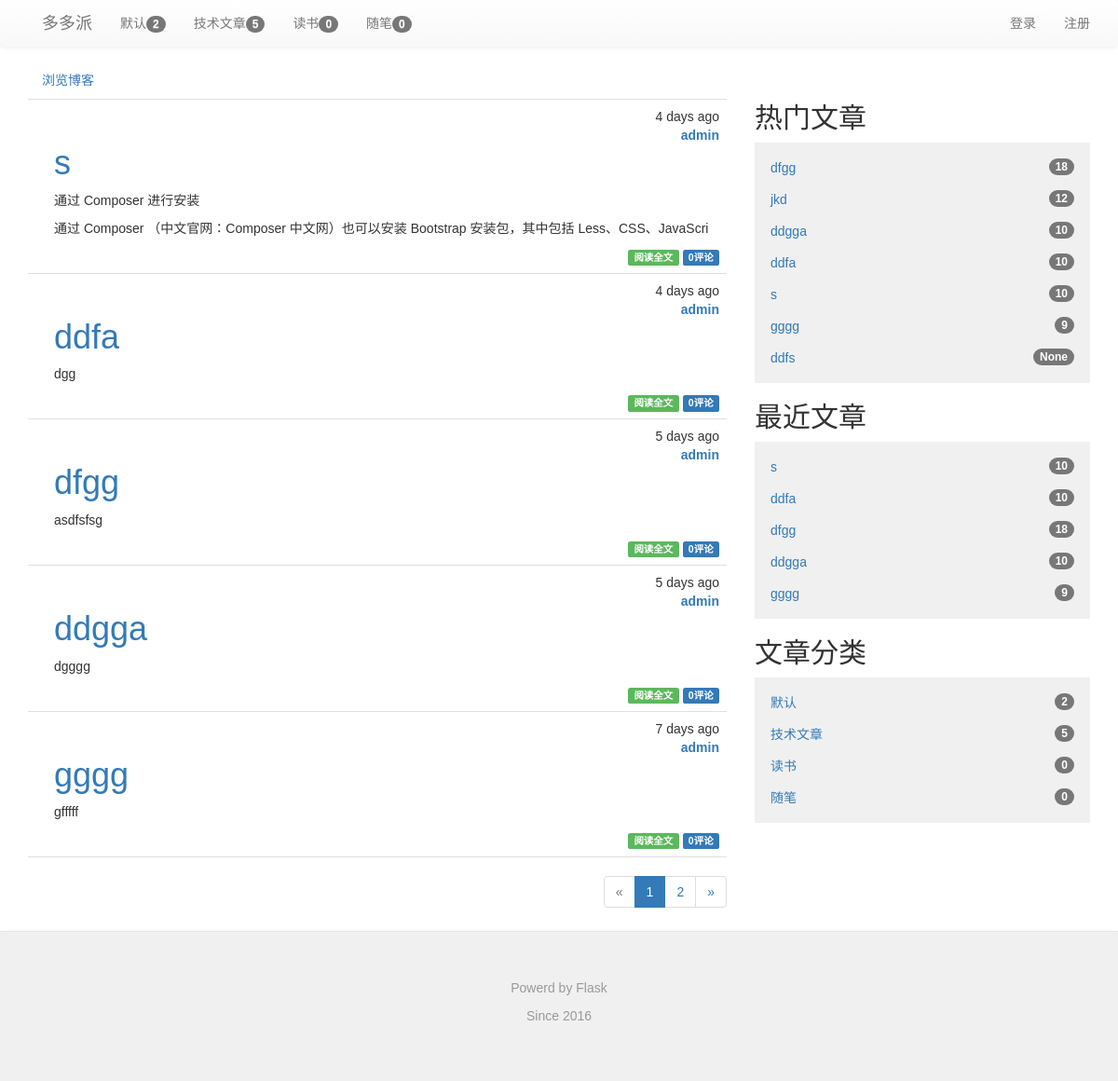
Before: / with the older database file.
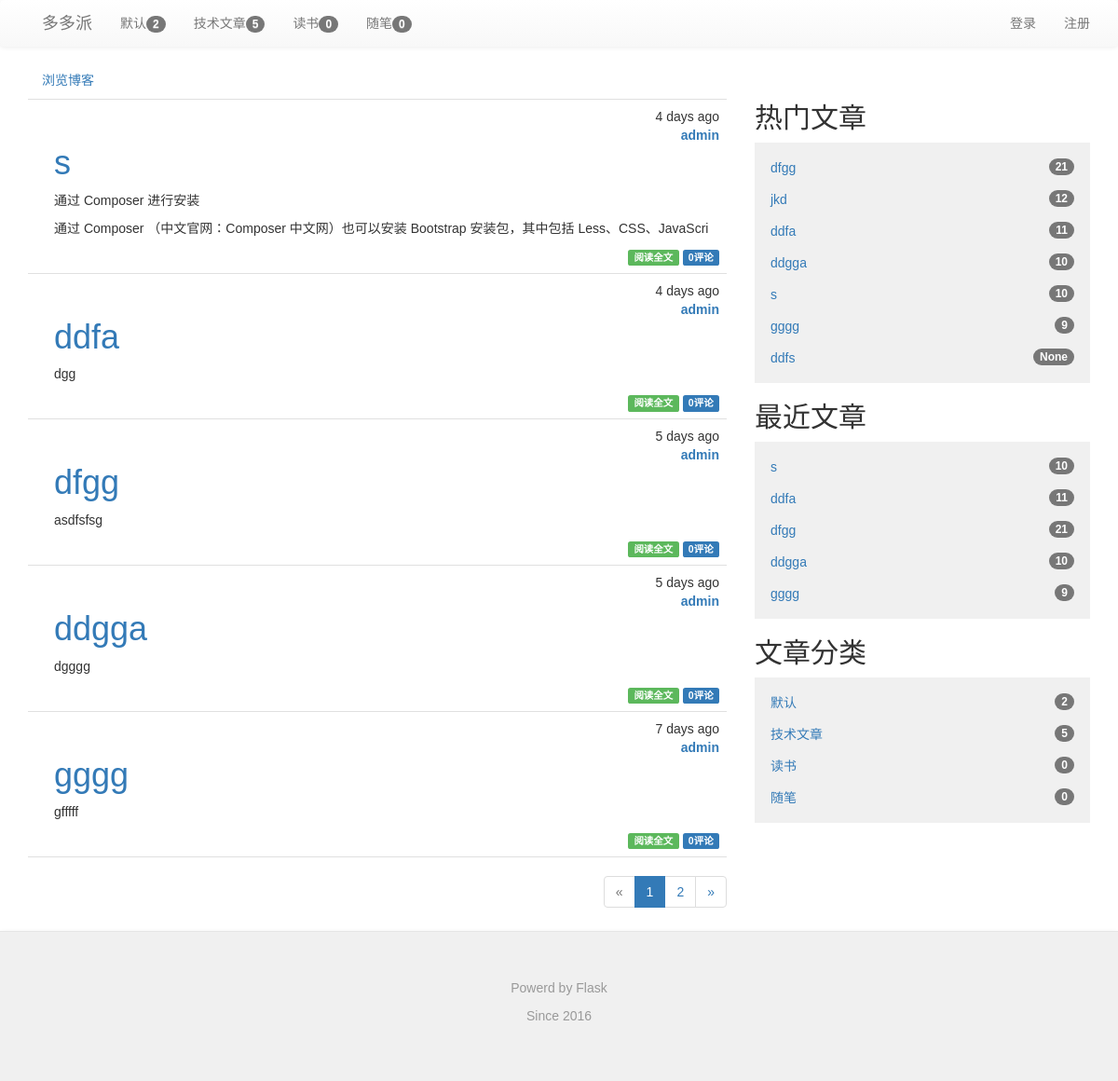
After: the same page with the newer database file.
### app/models.py (models this page shows, shortened)
class Category(db.Model):
    __tablename__ = 'categories'
    id = db.Column(db.Integer,primary_key=True)
    name = db.Column(db.String(64),unique=True)
    posts = db.relationship('Post',backref='category',lazy='dynamic')

class Post(db.Model):
    __tablename__ = 'posts'
    id = db.Column(db.Integer,primary_key=True)
    title = db.Column(db.Text(128))
    body = db.Column(db.Text)
    body_html = db.Column(db.Text)
    timestamp = db.Column(db.DateTime,index=True,default=datetime.utcnow)
    auth_id = db.Column(db.Integer,db.ForeignKey('users.id'))
    category_id = db.Column(db.Integer,db.ForeignKey('categories.id'))
    comments = db.relationship('Comment',backref='post',lazy='dynamic')
    visits = db.Column(db.Integer,nullable=False,default=int(10))

class User(UserMixin, db.Model):
    __tablename__ = 'users'
    id = db.Column(db.Integer, primary_key=True)
    email = db.Column(db.String(64), unique=True, index=True)
    username = db.Column(db.String(64), unique=True, index=True)
    role_id = db.Column(db.Integer, db.ForeignKey('roles.id'))
    password_hash = db.Column(db.String(128))
    confirmed = db.Column(db.Boolean, default=False)
    name = db.Column(db.String(64))
    location = db.Column(db.String(64))
    about_me = db.Column(db.Text())
    member_since = db.Column(db.DateTime(), default=datetime.utcnow)
    last_seen = db.Column(db.DateTime(), default=datetime.utcnow)
    posts = db.relationship('Post',backref='author',lazy='dynamic')
    followed = db.relationship('Follow',
                               foreign_keys=[Follow.follower_id],
                               backref=db.backref('follower',lazy='joined'),
                               lazy='dynamic',cascade='all,delete-orphan')
    followers = db.relationship('Follow',
                                foreign_keys=[Follow.followed_id],
                                backref=db.backref('followed',lazy='joined'),
                                lazy='dynamic',cascade='all,delete-orphan')
    sendto = db.relationship('Message',
                             foreign_keys=[Message.sendto_id],
                             backref=db.backref('sendto',lazy='joined'),
                             lazy='dynamic',cascade='all,delete-orphan'
                             )
    author = db.relationship('Message',
                             foreign_keys=[Message.author_id],
                             backref=db.backref('author',lazy='joined'),
                             lazy='dynamic',cascade='all,delete-orphan'
                             )
    comments = db.relationship('Comment',backref='author',lazy='dynamic')
    starposts = db.relationship('Post',secondary='stars',backref=db.backref('stared',lazy='joined'),lazy='joined')
    @property
    def password(self):
        raise AttributeError('password is not a readable attribute')

### app/main/views.py (the view)
@main.route('/',methods=['GET','POST'])
def index():
    form = PostForm()
    page = request.args.get('page',1,type=int)
    show_followed = False
    if current_user.is_authenticated:
        show_followed = bool(request.cookies.get('show_followed',''))
    if show_followed:
        query = current_user.followed_posts
    else:
        query = Post.query
    pagination = query.order_by(Post.timestamp.desc()).paginate(
            page,per_page=current_app.config['FLASKY_POSTS_PER_PAGE'],error_out=False)
    posts = pagination.items
    return render_template('index.html',posts=posts,form=form,pagination=pagination,
                           show_followed=show_followed)

### app/auth/views.py (called while the page is built)
@auth.before_app_request
def before_request():
    if current_user.is_authenticated:
        current_user.ping()
        if not current_user.confirmed \
            and request.endpoint[:5] != 'auth.' \
            and request.endpoint != 'static':
            return redirect(url_for('auth.unconfirmed'))

### app/main/__init__.py (called while the page is built)
@main.app_context_processor
def inject_permission():
    return dict(Permission=Permission)

### app/main/views.py (called while the page is built)
@main.before_app_request
def before_request(): #定义全局变量
    g.categories=Category.query.all()
    g.hotpost = Post.query.order_by(Post.visits.desc()).all()

@main.after_app_request
def after_request(response):
    for query in get_debug_queries():
        if query.duration >= current_app.config['FLASKY_SLOW_DB_QUERY_TIME']:
            current_app.logger.warning(
                'Slow query:%s\nParameters: %s\nDuration: %fs\nContext: %s\n'
                %(query.statement,query.parameters,query.duration,query.context)
            )
    return response

### app/models.py (called while the page is built)
    def can(self, permissions):
        return False

    def is_administrator(self):
        return False

### app/templates/index.html (shortened to what this page needs)
{% extends "base.html" %}
{% import "bootstrap/wtf.html" as wtf %}
{% import "_macros.html" as macros %}
{% block page_content %}
<div class="row">
    <div class="col-xs-12 col-md-8">
        <div class="post-tabs">
            <ul class="nav nav-pills">
                <li><a href="{{ url_for('.show_all')}}">浏览博客</a></li>
            </ul>
            {% include "_posts_thumbnail.html"%}
        </div>
        {% if pagination %}
        <div class="pagination">
            {{ macros.pagination_widget(pagination, '.index') }}
        </div>
    </div>
    <div class="col-xs-6 col-md-4">
        <div class="write-button" style="padding:20px">
        </div>
        <div class="treeview list-unstyled">
            <h2 class="sidebar">热门文章</h2>
            <ul class="treeview-menu list-unstyled">
                {% for post in g.hotpost %}
                <li><a href="{{ url_for('main.post', id=post.id) }}">{{ post.title }}<span class="badge">{{ post.visits}}</span></a></li>
                {% endfor %}
            </ul>
        </div>
        <div class="treeview list-unstyled">
            <h2 class="sidebar">最近文章</h2>
            <ul class="treeview-menu list-unstyled">
                {% for post in posts %}
                <li><a href="{{ url_for('main.post', id=post.id) }}">{{ post.title }}<span class="badge">{{ post.visits}}</span></a></li>
                {% endfor %}
            </ul>
        </div>
        <div class="treeview list-unstyled">
            <h2 class="sidebar">文章分类</h2>
            <ul class="treeview-menu list-unstyled">
                {% for category in g.categories %}
                <li><a href="{{ url_for('main.category',id=category.id)}}">{{category.name}}<span class="badge">{{category.posts.count()}}</span></a></li>
                {% endfor %}
            </ul>
        </div>
    </div>
</div>
{% endif %}
{% endblock %}

### app/templates/base.html (shortened to what this page needs)
{% extends "bootstrap/base.html" %}
{% block head %}
{{ super() }}
<link rel="stylesheet" type="text/css" href="{{ url_for('static', filename='css/bootstrap.css') }}">
<link rel="stylesheet" type="text/css" href="{{ url_for('static', filename='css/bootstrap.min.css') }}">
<link rel="stylesheet" type="text/css" href="{{ url_for('static', filename='css/bootstrap-theme.css') }}">
<link rel="stylesheet" type="text/css" href="{{ url_for('static', filename='css/bootstrap-theme.min.css') }}">
<link rel="stylesheet" type="text/css" href="{{ url_for('static', filename='styles.css') }}">
{% endblock %}
{% block navbar %}
<div class="nav navbar-default">
    <div class="container">
        <div class="navbar-header">
            <a class="navbar-brand" href="/">多多派</a>
        </div>
            <ul class="nav navbar-nav">
            {% for category in g.categories %}
                <li><a href="{{ url_for('main.category',id=category.id)}}">{{category.name}}<span class="badge">{{category.posts.count()}}</span></a></li>
            {% endfor %}
            </ul>
            <ul class="nav navbar-nav navbar-right">
                <li><a href="{{url_for('auth.register')}}">注册</a></li>
            </ul>
            <ul class="nav navbar-nav navbar-right">
                {% if current_user.is_authenticated %}
                <li class="dropdown">
                    <a href="#" class="dropdown-toggle" data-toggle="dropdown">{{current_user.username}}的账号<b class="caret"></b></a>
                    <ul class="dropdown-menu">
                        <li><a href="{{ url_for('auth.change_password') }}">修改密码</a></li>
                        <li><a href="{{ url_for('auth.change_email_request') }}">修改邮箱</a></li>
                        <li><a href="{{ url_for('main.profile',username=current_user.username) }}">用户资料</a></li>
                        <li><a href="{{ url_for('auth.logout') }}">退出登录</a></li>
                    </ul>
                </li>
                {% else %}
                <li><a href="{{ url_for('auth.login') }}">登录</a></li>
                {% endif %}
             </ul>
        </div>
   </div>
{% endblock %}
{% block content %}
<div class="container">
    {% block page_content %}{% endblock %}
</div>
<div class="nav navbar-default">
  <footer class="blog-footer">
      <p>Powerd by Flask</p>
      <p>Since 2016</p>
  </footer>
</div>
{% endblock %}

### app/templates/_macros.html
{% macro pagination_widget(pagination, endpoint,fragment='') %}
<ul class="pagination">
    <li{% if not pagination.has_prev %} class="disabled"{% endif %}>
        <a href="{% if pagination.has_prev %}{{ url_for(endpoint, page=pagination.prev_num, **kwargs) }}{{fragment}}{% else %}#{% endif %}">
            &laquo;
        </a>
    </li>
    {% for p in pagination.iter_pages() %}
        {% if p %}
            {% if p == pagination.page %}
            <li class="active">
                <a href="{{ url_for(endpoint, page = p, **kwargs) }}{{ fragment}}">{{ p }}</a>
            </li>
            {% else %}
            <li>
                <a href="{{ url_for(endpoint, page = p, **kwargs) }}{{fragment}}">{{ p }}</a>
            </li>
            {% endif %}
        {% else %}
        <li class="disabled"><a href="#">&hellip;</a></li>
        {% endif %}
    {% endfor %}
    <li{% if not pagination.has_next %} class="disabled"{% endif %}>
        <a href="{% if pagination.has_next %}{{ url_for(endpoint, page=pagination.next_num, **kwargs) }}{{fragment}}{% else %}#{% endif %}">
            &raquo;
        </a>
    </li>
</ul>
{% endmacro %}

### app/templates/_posts_thumbnail.html (shortened to what this page needs)
<ul class="posts">
    {% for post in posts %}
    <li class="post">
        <div class="post-content">
            <div class="post-date">{{ moment(post.timestamp).fromNow() }}</div><br/>
            <div class="post-auth"><a href="{{ url_for('.profile',username=post.author.username) }}">{{ post.author.username }}</a></div>
            <div class="post-title text-primary">
                {% if post.title %}
                <h1>{{ post.title }}</h1>
                {% endif %}
            </div>
            <div class="post-body">
                {% if post.body_html %}
                    {{ post.body_html[:100]| safe }}
                {% else %}
                    {{ post.body[:100] }}
                {% endif %}
            </div>
            <div class="post-footer">
                <a href="{{ url_for('.post',id=post.id) }}">
                    <span class="label label-success">阅读全文</span>
                </a>
                <a href="{{ url_for('.post',id=post.id) }}#comments">
                    <span class="label label-primary">{{ post.comments.count() }}评论</span>
                </a>
            </div>
        </div>
    </li>
    {% endfor %}
</ul>

### app/static/styles.css (style rules this page uses)
body,button, input, select, textarea,h1 ,h2, h3, h4, h5, h6 { font-family: Microsoft YaHei , Tahoma, Helvetica, Arial, "\5b8b\4f53"; }
div.treeview ul.treeview-menu { padding: 10px; background-color: #f0f0f0; }
div.treeview ul.treeview-menu li { padding: 7px; }
div.treeview span.badge { float:right }
div.post-tabs { margin-top: 16px; }
ul.posts { list-style-type: none; padding: 0px; margin: 0px 0px 0px 0px; border-top: 1px solid #e0e0e0; }
ul.posts li.post { padding: 8px; border-bottom: 1px solid #e0e0e0; }
div.post-date { float: right; }
div.post-auth { float: right; font-weight: bold; }
div.post-content { margin-left: 20px; min-height: 20px; }
div.post-footer { text-align:right; }
div.pagination { width: 100%; text-align: right; padding: 0px; margin: 0px; }
footer.blog-footer { padding: 50px; color: #999; text-align: center; background-color: #f0f0f0; border-top: 1px solid #e5e5e5; }

Changed rows visible on the page:
changed Post "ddfa": visits "10" → "11"; moves up the list
changed Post "dfgg": visits "18" → "21"
